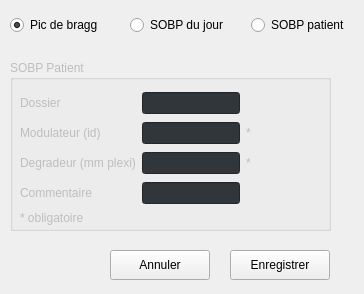
<?xml version="1.0" encoding="UTF-8"?>
<ui version="4.0">
 <class>DepthDoseTypeDialog</class>
 <widget class="QWidget" name="DepthDoseTypeDialog">
  <property name="geometry">
   <rect>
    <x>0</x>
    <y>0</y>
    <width>364</width>
    <height>294</height>
   </rect>
  </property>
  <property name="windowTitle">
   <string>Form</string>
  </property>
  <property name="styleSheet">
   <string notr="true"/>
  </property>
  <widget class="QWidget" name="horizontalLayoutWidget">
   <property name="geometry">
    <rect>
     <x>10</x>
     <y>10</y>
     <width>355</width>
     <height>31</height>
    </rect>
   </property>
   <layout class="QHBoxLayout" name="horizontalLayout">
    <item>
     <widget class="QRadioButton" name="radioButton_braggpeak">
      <property name="text">
       <string>Pic de bragg</string>
      </property>
      <property name="checked">
       <bool>true</bool>
      </property>
     </widget>
    </item>
    <item>
     <widget class="QRadioButton" name="radioButton_sobp_jour">
      <property name="text">
       <string>SOBP du jour</string>
      </property>
     </widget>
    </item>
    <item>
     <widget class="QRadioButton" name="radioButton_sobp_patient">
      <property name="text">
       <string>SOBP patient</string>
      </property>
     </widget>
    </item>
   </layout>
  </widget>
  <widget class="QGroupBox" name="groupBox_sobp_patient">
   <property name="enabled">
    <bool>false</bool>
   </property>
   <property name="geometry">
    <rect>
     <x>10</x>
     <y>60</y>
     <width>321</width>
     <height>171</height>
    </rect>
   </property>
   <property name="title">
    <string>SOBP Patient</string>
   </property>
   <widget class="QWidget" name="gridLayoutWidget">
    <property name="geometry">
     <rect>
      <x>10</x>
      <y>30</y>
      <width>231</width>
      <height>120</height>
     </rect>
    </property>
    <layout class="QGridLayout" name="gridLayout">
     <item row="1" column="1">
      <widget class="QLineEdit" name="lineEdit_modulateur">
       <property name="styleSheet">
        <string notr="true">background: rgb(49, 54, 59);</string>
       </property>
      </widget>
     </item>
     <item row="2" column="0">
      <widget class="QLabel" name="modulateurLabel_2">
       <property name="text">
        <string>Degradeur (mm plexi)</string>
       </property>
      </widget>
     </item>
     <item row="2" column="1">
      <widget class="QLineEdit" name="lineEdit_degradeur_mm">
       <property name="styleSheet">
        <string notr="true">background: rgb(49, 54, 59);</string>
       </property>
      </widget>
     </item>
     <item row="1" column="0">
      <widget class="QLabel" name="modulateurLabel">
       <property name="text">
        <string>Modulateur (id)</string>
       </property>
      </widget>
     </item>
     <item row="2" column="2">
      <widget class="QLabel" name="label_2">
       <property name="text">
        <string>*</string>
       </property>
      </widget>
     </item>
     <item row="0" column="0">
      <widget class="QLabel" name="modulateurLabel_4">
       <property name="text">
        <string>Dossier</string>
       </property>
      </widget>
     </item>
     <item row="3" column="1">
      <widget class="QLineEdit" name="lineEdit_comment">
       <property name="styleSheet">
        <string notr="true">background: rgb(49, 54, 59);</string>
       </property>
      </widget>
     </item>
     <item row="3" column="0">
      <widget class="QLabel" name="modulateurLabel_5">
       <property name="text">
        <string>Commentaire</string>
       </property>
      </widget>
     </item>
     <item row="0" column="1">
      <widget class="QLineEdit" name="lineEdit_dossier">
       <property name="styleSheet">
        <string notr="true">background: rgb(49, 54, 59);</string>
       </property>
      </widget>
     </item>
     <item row="1" column="2">
      <widget class="QLabel" name="label">
       <property name="text">
        <string>*</string>
       </property>
      </widget>
     </item>
    </layout>
   </widget>
   <widget class="QLabel" name="label_3">
    <property name="geometry">
     <rect>
      <x>10</x>
      <y>150</y>
      <width>81</width>
      <height>16</height>
     </rect>
    </property>
    <property name="text">
     <string>* obligatoire</string>
    </property>
   </widget>
  </widget>
  <widget class="QPushButton" name="pushButton_cancel">
   <property name="geometry">
    <rect>
     <x>110</x>
     <y>250</y>
     <width>100</width>
     <height>30</height>
    </rect>
   </property>
   <property name="minimumSize">
    <size>
     <width>0</width>
     <height>30</height>
    </size>
   </property>
   <property name="text">
    <string>Annuler</string>
   </property>
  </widget>
  <widget class="QPushButton" name="pushButton_save">
   <property name="geometry">
    <rect>
     <x>230</x>
     <y>250</y>
     <width>100</width>
     <height>30</height>
    </rect>
   </property>
   <property name="minimumSize">
    <size>
     <width>0</width>
     <height>30</height>
    </size>
   </property>
   <property name="text">
    <string>Enregistrer</string>
   </property>
  </widget>
 </widget>
 <resources/>
 <connections/>
</ui>
